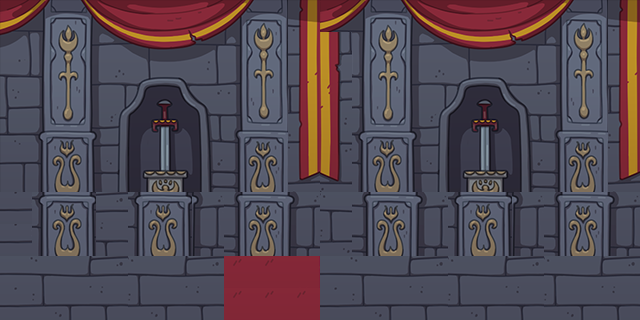

Rendered tile map (Tiled .tmx) drawn with the repository's tilesets; below, a short description and the map source with its tile grids summarised:
An orthogonal 20x10 tile map with 32x32 px tiles, 2 tile layers (background, grass) and 16 objects.

<map version="1.0" orientation="orthogonal" renderorder="right-down" width="20" height="10" tilewidth="32" tileheight="32">
 <tileset firstgid="1" name="castle" tilewidth="32" tileheight="32">
  <image source="castle.png" width="768" height="200" />
 </tileset>
 <layer name="background" width="20" height="10">
  <data>[200 cells, 200 non-empty, 77 distinct tile ids]</data>
 </layer>
 <layer name="grass" width="20" height="10">
  <data>[200 cells, 34 non-empty, 8 distinct tile ids]</data>
 </layer>
 <objectgroup name="coin">
  <object x="404" y="226" />
 </objectgroup>
 <objectgroup name="rock">
  <object x="494" y="47" />
  <object x="497" y="234" />
  <object x="544" y="47" />
  <object x="544" y="234" />
 </objectgroup>
 <objectgroup name="charBig">
  <object x="559" y="139" />
 </objectgroup>
 <objectgroup name="pink">
  <object x="433" y="108" />
 </objectgroup>
 <objectgroup name="chick">
  <object x="562" y="78" />
  <object x="559" y="200" />
 </objectgroup>
 <objectgroup name="eagle" />
 <objectgroup name="hat" />
 <objectgroup name="white" />
 <objectgroup name="car" />
 <objectgroup name="bomb" />
 <objectgroup name="ice" />
 <objectgroup name="child">
  <object x="289" y="227" />
 </objectgroup>
 <objectgroup name="zomby">
  <object x="520.003" y="91.9969" rotation="-180.355" />
  <object x="521" y="190" />
 </objectgroup>
 <objectgroup name="bomber">
  <object x="349" y="96" />
 </objectgroup>
 <objectgroup name="ground">
  <object x="2" y="255" width="219" height="65" />
  <object x="321" y="255" width="318" height="64" />
 </objectgroup>
 <objectgroup name="ball">
  <object x="416" y="63" />
 </objectgroup>
</map>